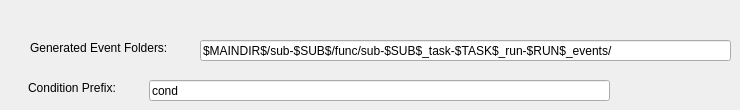
     <widget class="QWidget" name="tab_19">
      <attribute name="title">
       <string>Condition</string>
      </attribute>
      <widget class="QLineEdit" name="txtDIEventDIR">
       <property name="geometry">
        <rect>
         <x>200</x>
         <y>40</y>
         <width>531</width>
         <height>21</height>
        </rect>
       </property>
       <property name="text">
        <string>$MAINDIR$/sub-$SUB$/func/sub-$SUB$_task-$TASK$_run-$RUN$_events/</string>
       </property>
      </widget>
      <widget class="QLabel" name="label_41">
       <property name="geometry">
        <rect>
         <x>30</x>
         <y>40</y>
         <width>201</width>
         <height>16</height>
        </rect>
       </property>
       <property name="text">
        <string>Generated Event Folders:</string>
       </property>
      </widget>
      <widget class="QLabel" name="label_48">
       <property name="geometry">
        <rect>
         <x>28</x>
         <y>80</y>
         <width>201</width>
         <height>16</height>
        </rect>
       </property>
       <property name="text">
        <string>Condition Prefix:</string>
       </property>
      </widget>
      <widget class="QLineEdit" name="txtDICondPre">
       <property name="geometry">
        <rect>
         <x>149</x>
         <y>80</y>
         <width>461</width>
         <height>21</height>
        </rect>
       </property>
       <property name="text">
        <string>cond</string>
       </property>
      </widget>
     </widget>
